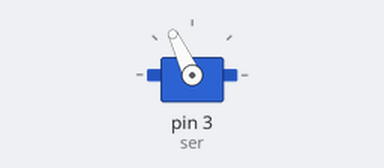
This sketch was run on a simulated Arduino Uno, built with avr-gcc and run on an emulated ATmega328P. Shown: servo. What the sketch prints to the serial monitor is not drawn.

Above: at 0.4 s.
At 1.6 s:
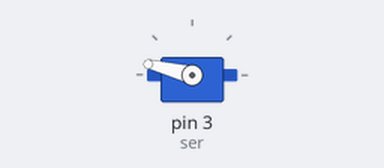
At 3.1 s:
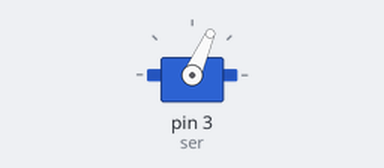
At 5.5 s:
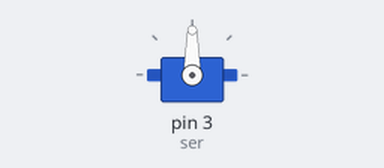
Timing chart, 0 to 7.0 s (numbered marks = the images above):
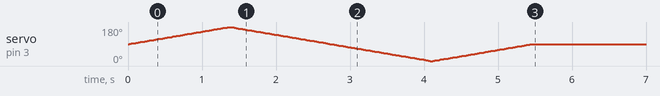

The sketch:

sevo.ino
```cpp
#include<Servo.h>
Servo ser;
void setup() {
  Serial.begin(9600);
  digitalWrite(17,1);
  digitalWrite(16,0);
  ser.attach(3);
  int a=ser.read();
  Serial.print(a);
//  delay(5000);
//  for (int i = 0; i <= 180; i++) {
//    ser.write(i);
//    delay(15);
//  }
 ser.write(90);
  for (int i = 90; i <= 180; i++) {
   ser.write(i);
   delay(15);
 }
 for (int i = 180; i >= 0; i--) {
   ser.write(i);
   delay(15);
 }
  for (int i = 0; i <= 90; i++) {
   ser.write(i);
   delay(15);
 }
}

void loop() {
  // put your main code here, to run repeatedly:

}
```
